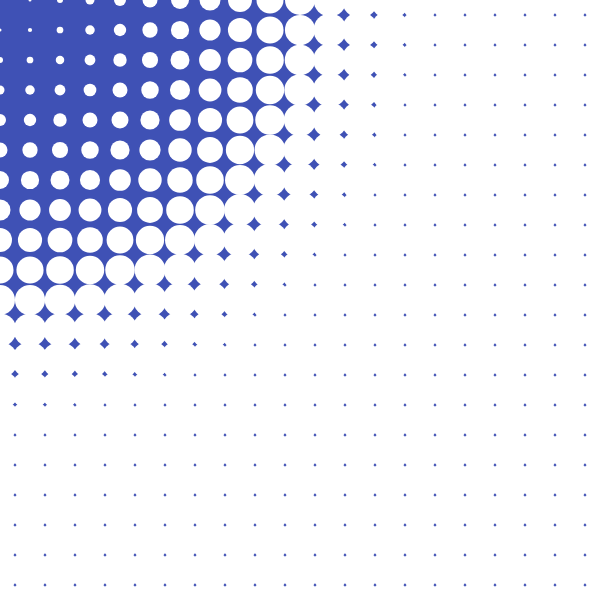
Frame 1 (no input)
Frame 60 (no input): identical to frame 1, image omitted
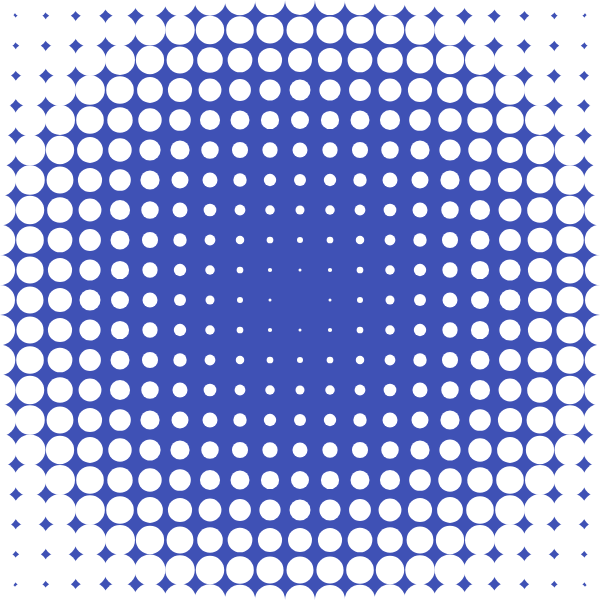
Frame 120 (the mouse pressed at the canvas centre since frame 60)

The p5.js sketch that drew these frames (run headless with seeded random() and noise() and a simulated clock; from frame 60 on, the mouse is pressed at the canvas centre):

// p5.js sketch
// ── sketch.js
function setup() {
  createCanvas(600, 600);
  noStroke(); 
}

function draw() {
  background('#3F51B5'); 
  fill('#FFFFFF'); 

  for (let x = 0; x <= 600; x = x + 30) {
  for (let y = 0; y <= 600; y = y + 30) {

 let d = dist(x, y, mouseX, mouseY);
 let dotSize = d / 10; 
 if (dotSize > 40) {
  dotSize = 40; 
}
 circle(x, y, dotSize);
  }
 }
}
